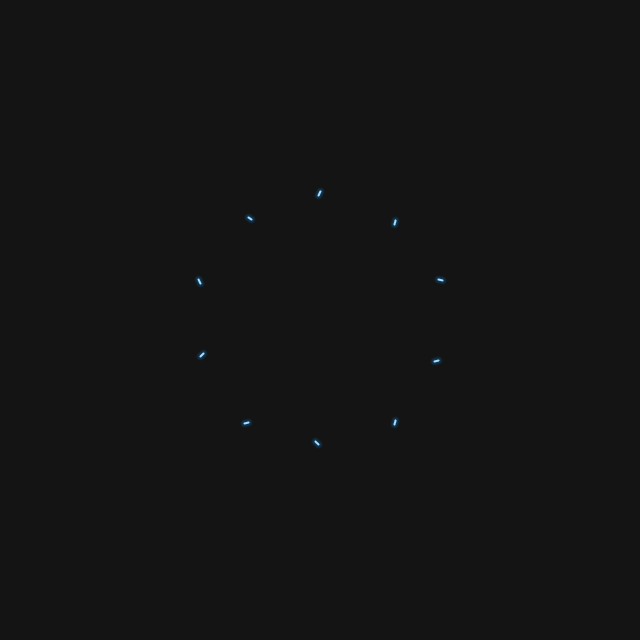
Frame 1 (no input)
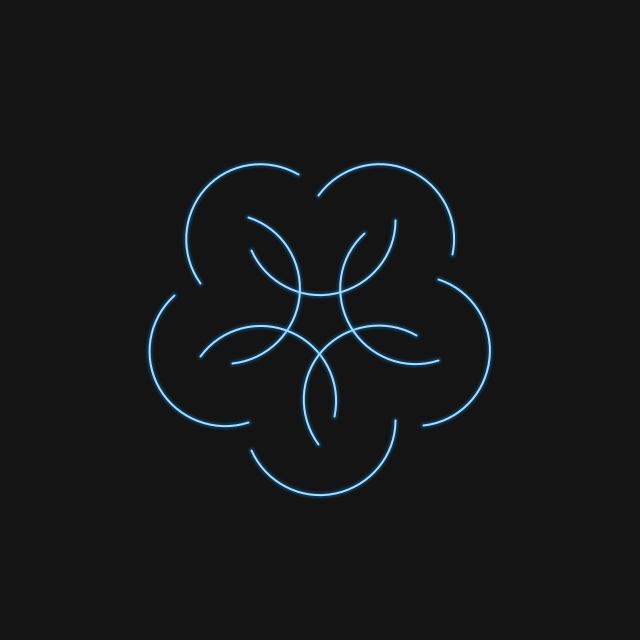
Frame 60 (the mouse pressed at the canvas centre just before this capture)
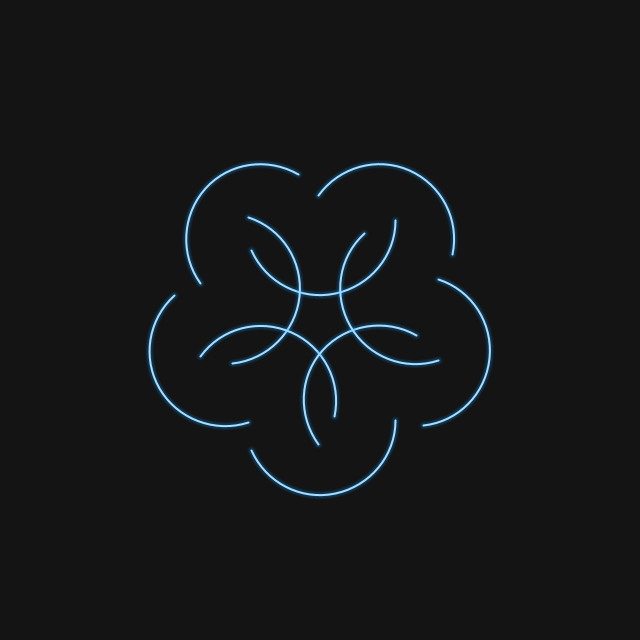
Frame 120 (the mouse held since frame 60 and released just before this capture)

The Processing sketch that drew these frames (run headless with seeded random() and noise(); from frame 60 on, the mouse is pressed at the canvas centre):

// Processing sketch: processing_183167
// ── processing_183167.pde

void setup() {
  size(640, 640);
  noFill();
}

void draw() {
  background(20);
  translate(width/2, height/2);
  /* Adjust for loops as they need adjusting for perforce on the web */
  for (int i = 0; i < 360; i+=72) {
    float x = sin(radians(i)) * 100;
    float y = cos(radians(i)) * 100;
    float angle = abs(sin(radians(frameCount))*180);
    stroke(255);
    strokeWeight(2);
    arc(x, y, 150, 150, -radians(i), radians(angle-i));
    arc(-x, -y, 150, 150, -radians(i), radians(angle-i));
    for (int q = 2; q < 10; q+=2) {
      strokeWeight(q);
      stroke(0, 150, 255, 25);
      arc(x, y, 150, 150, -radians(i), radians(angle-i));
      arc(-x, -y, 150, 150, -radians(i), radians(angle-i));
    }
  }
}
